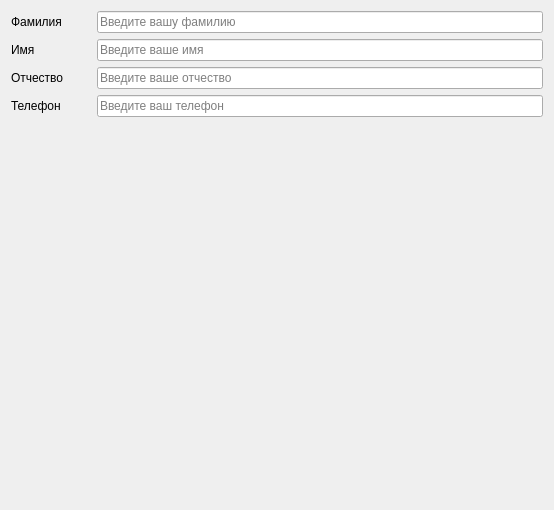
            <widget class="QWidget" name="page_4">
             <property name="geometry">
              <rect>
               <x>0</x>
               <y>0</y>
               <width>554</width>
               <height>510</height>
              </rect>
             </property>
             <attribute name="label">
              <string>QLineEdit</string>
             </attribute>
             <layout class="QVBoxLayout" name="verticalLayout_4">
              <item>
               <layout class="QHBoxLayout" name="horizontalLayout">
                <item>
                 <widget class="QLabel" name="label">
                  <property name="minimumSize">
                   <size>
                    <width>80</width>
                    <height>0</height>
                   </size>
                  </property>
                  <property name="text">
                   <string>Фамилия</string>
                  </property>
                 </widget>
                </item>
                <item>
                 <widget class="QLineEdit" name="lineEdit">
                  <property name="placeholderText">
                   <string>Введите вашу фамилию</string>
                  </property>
                 </widget>
                </item>
               </layout>
              </item>
              <item>
               <layout class="QHBoxLayout" name="horizontalLayout_2">
                <item>
                 <widget class="QLabel" name="label_2">
                  <property name="minimumSize">
                   <size>
                    <width>80</width>
                    <height>0</height>
                   </size>
                  </property>
                  <property name="text">
                   <string>Имя</string>
                  </property>
                 </widget>
                </item>
                <item>
                 <widget class="QLineEdit" name="lineEdit_2">
                  <property name="placeholderText">
                   <string>Введите ваше имя</string>
                  </property>
                 </widget>
                </item>
               </layout>
              </item>
              <item>
               <layout class="QHBoxLayout" name="horizontalLayout_3">
                <item>
                 <widget class="QLabel" name="label_3">
                  <property name="minimumSize">
                   <size>
                    <width>80</width>
                    <height>0</height>
                   </size>
                  </property>
                  <property name="text">
                   <string>Отчество</string>
                  </property>
                 </widget>
                </item>
                <item>
                 <widget class="QLineEdit" name="lineEdit_3">
                  <property name="placeholderText">
                   <string>Введите ваше отчество</string>
                  </property>
                 </widget>
                </item>
               </layout>
              </item>
              <item>
               <layout class="QHBoxLayout" name="horizontalLayout_4">
                <item>
                 <widget class="QLabel" name="label_4">
                  <property name="minimumSize">
                   <size>
                    <width>80</width>
                    <height>0</height>
                   </size>
                  </property>
                  <property name="text">
                   <string>Телефон</string>
                  </property>
                 </widget>
                </item>
                <item>
                 <widget class="QLineEdit" name="lineEdit_4">
                  <property name="placeholderText">
                   <string>Введите ваш телефон</string>
                  </property>
                 </widget>
                </item>
               </layout>
              </item>
              <item>
               <spacer name="verticalSpacer">
                <property name="orientation">
                 <enum>Qt::Vertical</enum>
                </property>
                <property name="sizeHint" stdset="0">
                 <size>
                  <width>20</width>
                  <height>420</height>
                 </size>
                </property>
               </spacer>
              </item>
             </layout>
            </widget>
